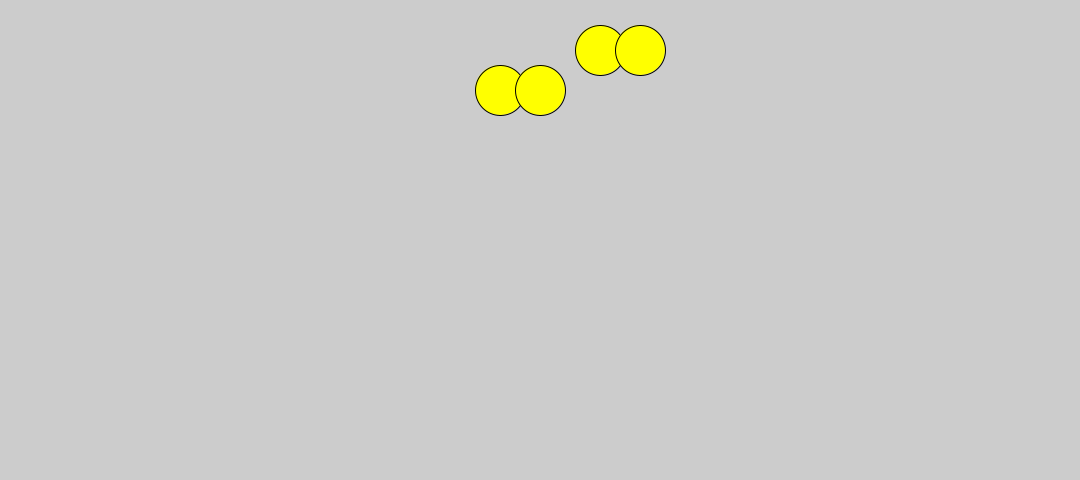
Frame 1 (no input)
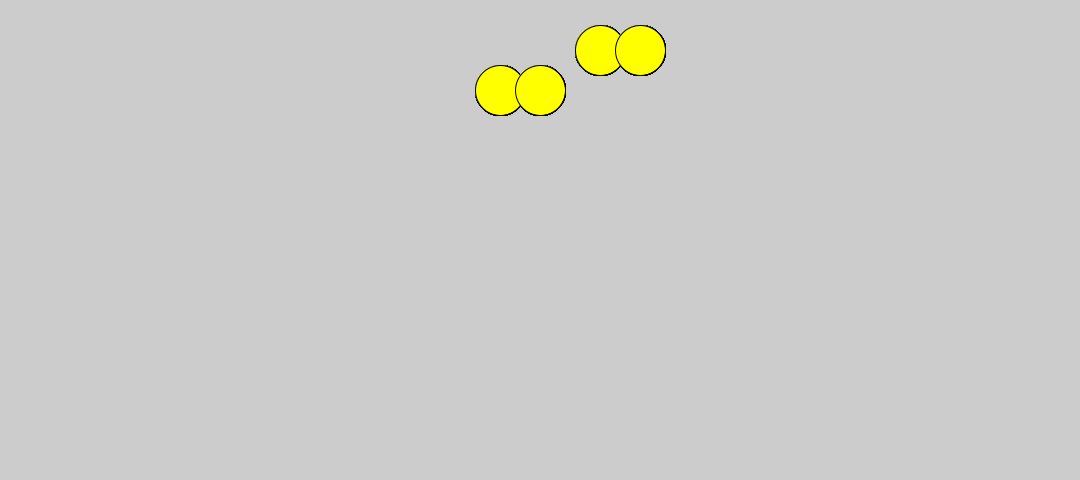
Frame 60 (the mouse pressed at the canvas centre just before this capture)
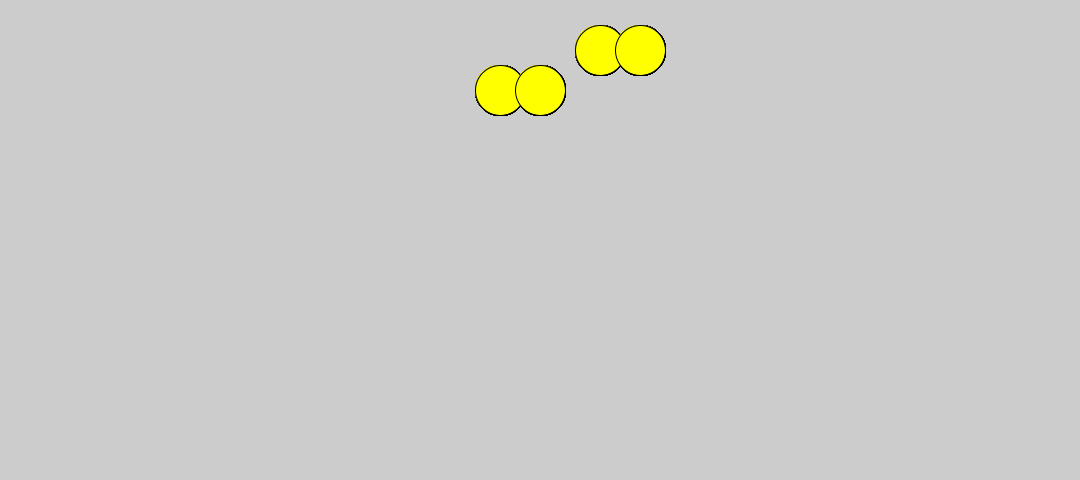
Frame 120 (the mouse held since frame 60 and released just before this capture)

The Processing sketch that drew these frames (run headless with seeded random() and noise(); from frame 60 on, the mouse is pressed at the canvas centre):

// Processing sketch: makingFuncitonsPractive
// ── makingFuncitonsPractive.pde
int buttonX;
int buttonY;
int buttonW;
int buttonH;

void setup(){
  size(1080,480);
  buttonX=600;
  buttonY=200;
  buttonW=21;
  buttonH=50;
}

void draw(){
  drawCar(500,50);
  drawCar(600,10);
  
  if(mouseOver(buttonX,buttonY,buttonW,buttonH)) {
    fill(255,0,0);
  } else {
    fill(0,255,0);
  }
  rect(buttonX,buttonY,buttonW,buttonH);
  
}

void drawCar(float x, float y){
  fill(255,0,0);
  rect(x,y,500,100);
  fill(255,255,0);
  ellipse(x,y+40,50,50);
  ellipse(x+40,y+40,50,50);
}


boolean mouseOver(float x, float y, float w, float h){
  if(mouseX>x && mouseX<x+w && mouseY>y && mouseY<y+h){
     return true;
  } else { 
    return false;
  }
}

void rect(float x, float y, float w, float h){
  //does whatever code to draw a rect
}
